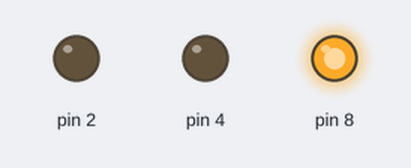
Bench run of a sketch on a simulated Arduino Uno, built with avr-gcc and run on an emulated ATmega328P. Shown: output pins drawn as LEDs (lit = HIGH).

Above: at 0.1 s.
At 50.1 s:
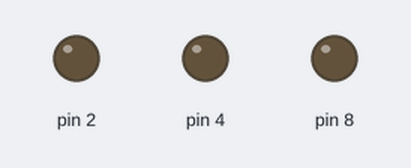
Timing chart, 0 to 51.6 s (numbered marks = the images above):
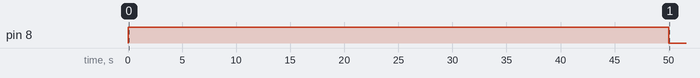

Measured:
- by itself, pin 8: LOW → HIGH at 0.00 s, → LOW 50.0 s later

The sketch:

hydro_arduino_pump_tester.ino
```cpp
void setup() {
  pinMode(2, OUTPUT);
  pinMode(8, OUTPUT);
  pinMode(4, OUTPUT);
}

void loop() {
  digitalWrite(8, HIGH);
  delay(50000);
  digitalWrite(8, LOW);
  delay(60000*120);
}
```
